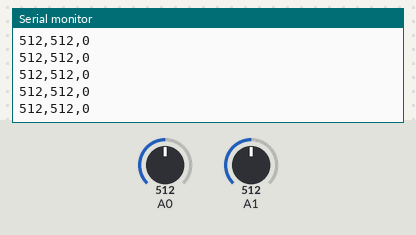
Recording of a sketch running on a simulated Arduino Uno, built with avr-gcc and run on an emulated ATmega328P. Parts: the last lines printed to the serial monitor. The test bench sets the inputs (shaded band); at power-on: A0 = 512, A1 = 512.

Above: at 1.2 s.
1.3 s: A0 set to 107
At 2.0 s:
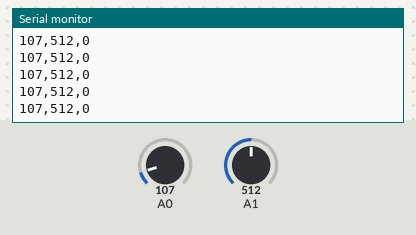
2.8 s: A0 set to 92
At 3.3 s:
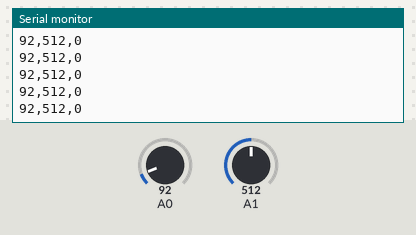
4.3 s: A1 set to 11
At 5.2 s:
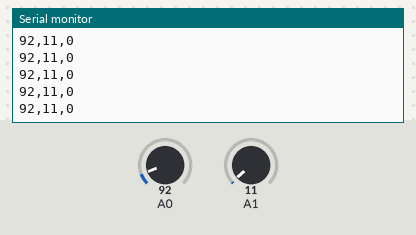
5.8 s: A1 set to 8
At 6.7 s:
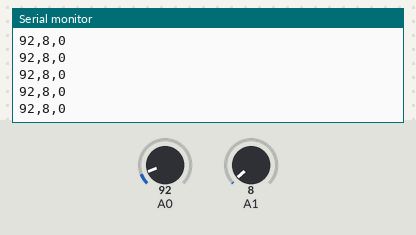
Timing chart, 0 to 8.8 s (numbered marks = the images above; inputs shaded):
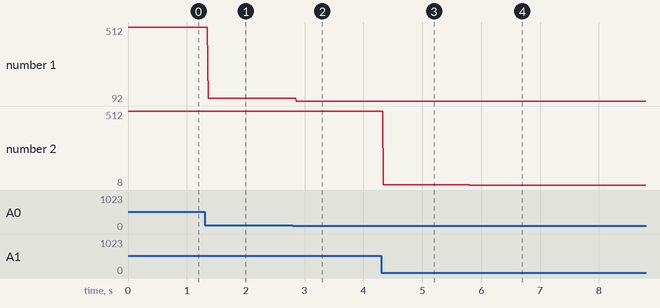

Measured:
- after the input at 1.3 s, the serial monitor: prints a new line after 0.06 s (image 1)
- after the input at 2.8 s, the serial monitor: prints a new line after 0.06 s (image 2)
- after the input at 4.3 s, the serial monitor: prints a new line at once (image 3)
- after the input at 5.8 s, the serial monitor: prints a new line at once (image 4)
- plotted number 1: 512 → 107 after the input at 1.3 s, 107 → 92 after the input at 2.8 s
- plotted number 2: 512 → 11 after the input at 4.3 s, 11 → 8 after the input at 5.8 s

The sketch:

littleBits_arduino.ino
```cpp
// アナログボタン
int a0;
int a1;

// デジタルボタン
int buttonPushCounter = 0; //ボタンカウンター
int buttonState = 0; // ボタンの状態
int lastButtonState = 0; // 前回のボタン¥の状態

void setup() {
  Serial.begin(9600);
  while(!Serial);
}

void loop() {
  a0 = analogRead(A0);
  a1 = analogRead(A1);

  // ボタンを読取
  buttonState = digitalRead(0);

  // 前回の状態と比較
  if( buttonState != lastButtonState){

    // 状態が変化していたらカウンタを1増やす
    if (buttonState == 1) {
      // 現在の状態がなら1

      buttonPushCounter++; // インクリメント
//      Serial.println("on");
//      Serial.print("number of button pushes:  ");
//      Serial.println(buttonPushCounter);
    } else {
//      Serial.println("off");
    }
    // 次回のために現在の状態を最後の状態と差し替えるs
    lastButtonState = buttonState;

    if(buttonPushCounter > 2){
      buttonPushCounter = 0;
    }
  }

  Serial.print(a0);
  Serial.print(",");
  Serial.print(a1);
  Serial.print(",");
  Serial.println(buttonPushCounter);

  // 遅延
  delay(10);

}
```
